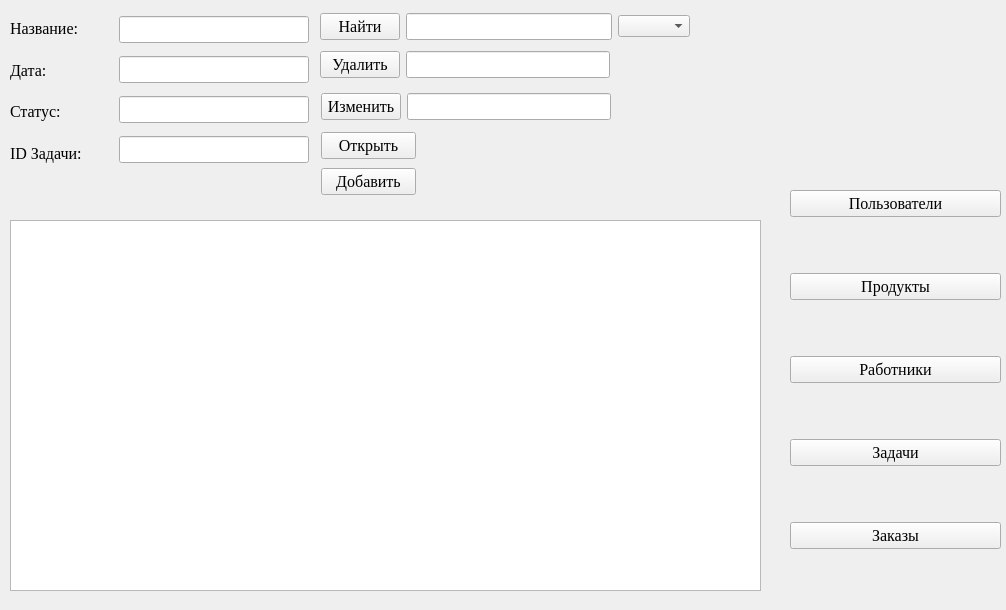
<?xml version="1.0" encoding="UTF-8"?>
<ui version="4.0">
 <class>Form</class>
 <widget class="QWidget" name="Form">
  <property name="geometry">
   <rect>
    <x>0</x>
    <y>0</y>
    <width>1006</width>
    <height>610</height>
   </rect>
  </property>
  <property name="windowTitle">
   <string>Otcheti</string>
  </property>
  <widget class="QWidget" name="layoutWidget">
   <property name="geometry">
    <rect>
     <x>10</x>
     <y>10</y>
     <width>105</width>
     <height>161</height>
    </rect>
   </property>
   <layout class="QVBoxLayout" name="verticalLayout_3">
    <item>
     <widget class="QLabel" name="label_5">
      <property name="font">
       <font>
        <family>Times New Roman</family>
        <pointsize>12</pointsize>
       </font>
      </property>
      <property name="text">
       <string>Название:</string>
      </property>
     </widget>
    </item>
    <item>
     <widget class="QLabel" name="label_6">
      <property name="font">
       <font>
        <family>Times New Roman</family>
        <pointsize>12</pointsize>
       </font>
      </property>
      <property name="text">
       <string>Дата:</string>
      </property>
     </widget>
    </item>
    <item>
     <widget class="QLabel" name="label_7">
      <property name="font">
       <font>
        <family>Times New Roman</family>
        <pointsize>12</pointsize>
       </font>
      </property>
      <property name="text">
       <string>Статус:</string>
      </property>
     </widget>
    </item>
    <item>
     <widget class="QLabel" name="label_8">
      <property name="font">
       <font>
        <family>Times New Roman</family>
        <pointsize>12</pointsize>
       </font>
      </property>
      <property name="text">
       <string>ID Задачи:</string>
      </property>
     </widget>
    </item>
   </layout>
  </widget>
  <widget class="QWidget" name="layoutWidget_5">
   <property name="geometry">
    <rect>
     <x>320</x>
     <y>10</y>
     <width>370</width>
     <height>33</height>
    </rect>
   </property>
   <layout class="QHBoxLayout" name="horizontalLayout_4">
    <item>
     <widget class="QPushButton" name="pbfind">
      <property name="font">
       <font>
        <family>Times New Roman</family>
        <pointsize>12</pointsize>
       </font>
      </property>
      <property name="text">
       <string>Найти</string>
      </property>
     </widget>
    </item>
    <item>
     <widget class="QLineEdit" name="lefind">
      <property name="font">
       <font>
        <family>Times New Roman</family>
        <pointsize>12</pointsize>
       </font>
      </property>
     </widget>
    </item>
    <item>
     <widget class="QComboBox" name="cbfind"/>
    </item>
   </layout>
  </widget>
  <widget class="QWidget" name="layoutWidget_3">
   <property name="geometry">
    <rect>
     <x>321</x>
     <y>129</y>
     <width>95</width>
     <height>71</height>
    </rect>
   </property>
   <layout class="QVBoxLayout" name="verticalLayout_2">
    <item>
     <widget class="QPushButton" name="pbopen">
      <property name="font">
       <font>
        <family>Times New Roman</family>
        <pointsize>12</pointsize>
       </font>
      </property>
      <property name="text">
       <string>Открыть</string>
      </property>
     </widget>
    </item>
    <item>
     <widget class="QPushButton" name="pbinsert">
      <property name="font">
       <font>
        <family>Times New Roman</family>
        <pointsize>12</pointsize>
       </font>
      </property>
      <property name="text">
       <string>Добавить</string>
      </property>
     </widget>
    </item>
   </layout>
  </widget>
  <widget class="QWidget" name="layoutWidget_2">
   <property name="geometry">
    <rect>
     <x>321</x>
     <y>90</y>
     <width>290</width>
     <height>33</height>
    </rect>
   </property>
   <layout class="QHBoxLayout" name="horizontalLayout_2">
    <item>
     <widget class="QPushButton" name="pbchange">
      <property name="font">
       <font>
        <family>Times New Roman</family>
        <pointsize>12</pointsize>
       </font>
      </property>
      <property name="text">
       <string>Изменить</string>
      </property>
     </widget>
    </item>
    <item>
     <widget class="QLineEdit" name="lechange">
      <property name="font">
       <font>
        <family>Times New Roman</family>
        <pointsize>12</pointsize>
       </font>
      </property>
     </widget>
    </item>
   </layout>
  </widget>
  <widget class="QTableWidget" name="tableWidget">
   <property name="geometry">
    <rect>
     <x>10</x>
     <y>220</y>
     <width>751</width>
     <height>371</height>
    </rect>
   </property>
  </widget>
  <widget class="QWidget" name="layoutWidget_4">
   <property name="geometry">
    <rect>
     <x>119</x>
     <y>9</y>
     <width>190</width>
     <height>164</height>
    </rect>
   </property>
   <layout class="QVBoxLayout" name="verticalLayout">
    <item>
     <widget class="QLineEdit" name="lenazvanie">
      <property name="font">
       <font>
        <family>Times New Roman</family>
        <pointsize>12</pointsize>
       </font>
      </property>
     </widget>
    </item>
    <item>
     <widget class="QLineEdit" name="ledata">
      <property name="font">
       <font>
        <family>Times New Roman</family>
        <pointsize>12</pointsize>
       </font>
      </property>
     </widget>
    </item>
    <item>
     <widget class="QLineEdit" name="lestatus">
      <property name="font">
       <font>
        <family>Times New Roman</family>
        <pointsize>12</pointsize>
       </font>
      </property>
     </widget>
    </item>
    <item>
     <widget class="QLineEdit" name="leidzadaci">
      <property name="font">
       <font>
        <family>Times New Roman</family>
        <pointsize>12</pointsize>
       </font>
      </property>
     </widget>
    </item>
   </layout>
  </widget>
  <widget class="QWidget" name="layoutWidget_6">
   <property name="geometry">
    <rect>
     <x>320</x>
     <y>48</y>
     <width>290</width>
     <height>33</height>
    </rect>
   </property>
   <layout class="QHBoxLayout" name="horizontalLayout_3">
    <item>
     <widget class="QPushButton" name="pbdelete">
      <property name="font">
       <font>
        <family>Times New Roman</family>
        <pointsize>12</pointsize>
       </font>
      </property>
      <property name="text">
       <string>Удалить</string>
      </property>
     </widget>
    </item>
    <item>
     <widget class="QLineEdit" name="ledelete">
      <property name="font">
       <font>
        <family>Times New Roman</family>
        <pointsize>12</pointsize>
       </font>
      </property>
     </widget>
    </item>
   </layout>
  </widget>
  <widget class="QWidget" name="layoutWidget_7">
   <property name="geometry">
    <rect>
     <x>790</x>
     <y>140</y>
     <width>211</width>
     <height>461</height>
    </rect>
   </property>
   <layout class="QGridLayout" name="gridLayout_2">
    <item row="0" column="0">
     <widget class="QPushButton" name="pbpolzovateli">
      <property name="font">
       <font>
        <family>Times New Roman</family>
        <pointsize>12</pointsize>
       </font>
      </property>
      <property name="text">
       <string>Пользователи</string>
      </property>
     </widget>
    </item>
    <item row="2" column="0">
     <widget class="QPushButton" name="pbrabotniki">
      <property name="font">
       <font>
        <family>Times New Roman</family>
        <pointsize>12</pointsize>
       </font>
      </property>
      <property name="text">
       <string>Работники</string>
      </property>
     </widget>
    </item>
    <item row="1" column="0">
     <widget class="QPushButton" name="pbproducti">
      <property name="font">
       <font>
        <family>Times New Roman</family>
        <pointsize>12</pointsize>
       </font>
      </property>
      <property name="text">
       <string>Продукты</string>
      </property>
     </widget>
    </item>
    <item row="3" column="0">
     <widget class="QPushButton" name="pbzadaci">
      <property name="font">
       <font>
        <family>Times New Roman</family>
        <pointsize>12</pointsize>
       </font>
      </property>
      <property name="text">
       <string>Задачи</string>
      </property>
     </widget>
    </item>
    <item row="4" column="0">
     <widget class="QPushButton" name="pbzakazi">
      <property name="font">
       <font>
        <family>Times New Roman</family>
        <pointsize>12</pointsize>
       </font>
      </property>
      <property name="text">
       <string>Заказы</string>
      </property>
     </widget>
    </item>
   </layout>
  </widget>
 </widget>
 <resources/>
 <connections/>
</ui>
